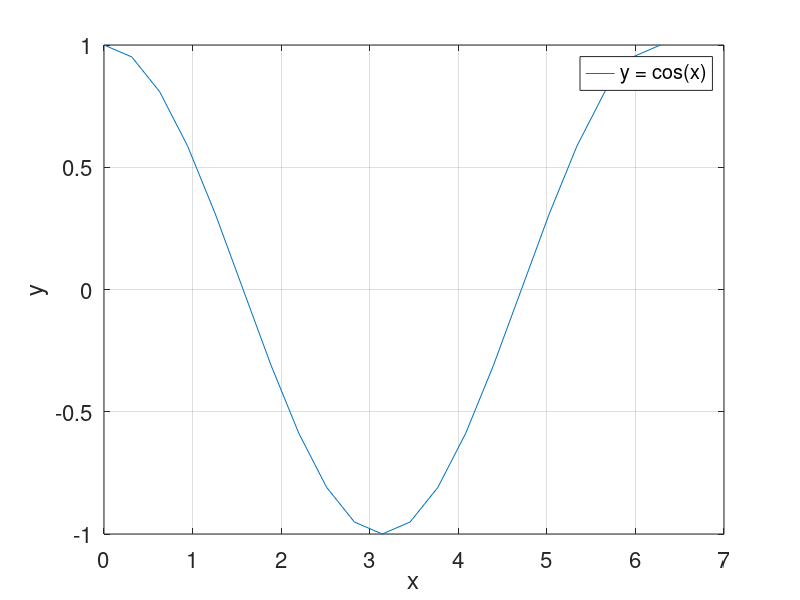
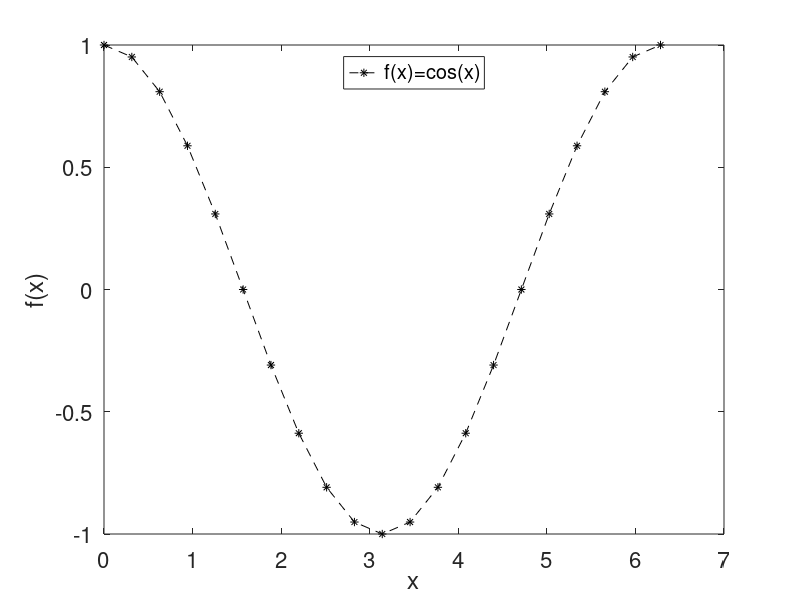

The MATLAB source for these figures, in order:
% Tutorial 01/29/2024


clear 
close all

%% use double percentage sign to separate "sections"
4 + 10
%
5 *10 + 6
%%
(6 + 6) / 3

%% The ans Variable
4 + 5
%%
ans
%%
ans + 10

%% Defining Your Own Variables
a = 10
%%
b = 20
%%
c = 30
%%
a
%%
the_average = (a + b + c) / 3

%% Listing Currently Defined Variables and Clearing Variables
clear % clear variables from memory 
%%
a = 5
%%
b = 6
%%
whos
%%
clear
whos

%% Suppressing results with semicolons
%%
a = 10;
b = 20;
c = 30;
d = 40;
%%
the_average = (a + b + c + d) / 4
%%
the_average;
%%
b
%%
e = 50
%%
the_blank_average = (a + b + c + d + e) / 5;
the_blank_average

%% Variable Names and Assigning Strings to Variables
%%
some_text = 'This is some text assigned to a variable!';
some_text
%%
a = 5;
b = '5';
a/b
%%
a*b

%-------------------------------------------------------

my_scalar = 3.1415

%% Creating Matrices in MATLAB
my_vector1 = [1, 5, 7]

%%
my_vector2 = [1; 5; 7]

%%
my_matrix = [8, 12, 19; 7, 3, 2; 12, 4, 23; 8, 1, 1]

%%
row_vector1 = [1 2 3]

%%
row_vector2 = [3 2 1]

%%
matrix_from_row_vec = [row_vector1 ; row_vector2]

%%
column_vector1 = [1;3]

%%
column_vector2 = [2;8]

%%
matrix_from_col_vec = [column_vector1 column_vector2]

%%
my_matrix = [8, 12, 19; 7, 3, 2; 12, 4, 23; 8, 1, 1]

%%
combined_matrix = [my_matrix, my_matrix]

%%
time = 0:100:2300

%%
time_dec = 2300:-100:0

%% Indexing Into a Matrix

%%
my_vector1 = [1 5 7]
%%
my_vector2 = [1; 5; 7]
%%
my_vector1(1)
%%
my_vector2(2)
%%
my_vector1(3)
%%
my_vector2(1)
%%
my_vector2(2)
%%
my_vector2(3)

%%
my_matrix = [8, 12, 19; 7, 3, 2; 12, 4, 23; 8, 1, 1]

%%
my_matrix(3,2)
%%
mat = [1  8 9 4 5 2 4 8
       9  3 7 4 8 2 8 8 
       1  2 9 4 6 2 3 4
      10  2 2 4 6 7 3 2
       3 12 3 3 2 8 4 9]
%%
new_mat = mat(2:4,4:7)
%%
new_mat
%%
new_mat(2,3) = 1999

%-----------------------------------------------------
%% Line Plots in Two Dimensions
simple_x_points = [1 2 3 4 5]
%%
simple_y_points = [25 0 20 5 15]
%%
plot(simple_x_points, simple_y_points);
%%
plot(simple_y_points, simple_x_points);

%%
plot(simple_x_points, simple_y_points);
xlabel('this is text describing the x-axis');
ylabel('this is text describing the y-axis');
title('this is text giving a title for the graph');
grid on;

%%
x_points = [-5 : .1 : 5];
y_points = x_points .^ 2;
plot(x_points,y_points);
xlabel('x-axis'); ylabel('y-axis'); title('A Parabola');
grid on

%% Multiple Plots and Subplots
x_points = [-10 : .05 : 10];
plot(x_points, exp(x_points));
%%
grid on
hold on
plot(x_points, exp(.95 .* x_points));
plot(x_points, exp(.85 .* x_points));
plot(x_points, exp(.75 .* x_points));
xlabel('x-axis'); ylabel('y-axis');
title('Comparing Exponential Functions');

%%
x_points = [-10 : .05 : 10];
line = 5 .* x_points;
parabola = x_points .^ 2;
exponential = exp(x_points);
absolute_value = abs(x_points);
subplot(2,2,1);plot(x_points,line);
title('Here is the line');
subplot(2,2,2);plot(x_points,parabola);
title('Here is the parabola');
subplot(2,2,3);plot(x_points,exponential);
title('Here is the exponential');
subplot(2,2,4);plot(x_points,absolute_value);
title('Here is the absolute value');

%% Line Plots in Three Dimensions
clf; % clear the figure
X = [10 20 30 40];
Y = [10 20 30 40];
Z = [0 210 70 500];
plot3(X,Y,Z); grid on;
xlabel('x-axis'); ylabel('y-axis'); zlabel('z-axis');
title('Pretty simple');

%% 
Z = [0 : pi/50 : 10*pi];
X = exp(-.2.*Z).*cos(Z);
Y = exp(-.2.*Z).*sin(Z);
plot3(X,Y,Z); grid on;
xlabel('x-axis'); ylabel('y-axis'); zlabel('z-axis');...
title('A little more interesting!');

%% Three-Dimensional Surface Mesh Plots
x_points = [-10 : 1 : 10];
y_points = [-10 : 4 : 10];
[X, Y] = meshgrid(x_points,y_points);
Z = X.^2 + Y.^2;
mesh(X,Y,Z); xlabel('x-axis'); ...
ylabel('y-axis');zlabel('z-axis');
%-------------------------------------------------------

%% logical operators
% 'AND' &&
% 'OR'  ||
% 'NOT' ~
a = 4;
b = -8;
(a > 0) && (b>0)
(a > 0) || (b>0)
(a > 0) && ~(b>0)

%% for loop
% calculate 1+2+...+100

s = 0;
for i = 1:100
    s = s+i;
end

fprintf('The sum is %i\n',s)
save("-ascii", "test.dat", "s");
%%

% Remark:
% You can create a PDF or HTML version of this MATLAB file by 
% choosing opening it in the MATLAB Editor and choosing "File > Publish ..."



%% basic algebra

x = 5; y = 10; 

a = x*y; b = x/y; c = mod(y,x);

fprintf('x times y = %i\n',a)       % fprintf is for screen output
fprintf('x divided by y = %g\n',b)  % \n is for a line change
fprintf('y mod x = %d\n',c)         % we use  '  ' for char strings.

%% basic plot

x = 0:0.1*pi:2*pi;      % create an array for x with dx = 0.1pi
y = cos(x);             % let y = cos(x)
f = @(x) cos(x);        % we can also define a function


figure(1);              % used for different window
plot(x,y);             
grid on                 % default is off 
xlabel('x')             % name the axes
ylabel('y')
legend('y = cos(x)')    % legend
set(gca,'fontsize',16)  % set fontsize

figure(2);
plot(x,f(x),'k--*')
% grid on
xlabel('x')
ylabel('f(x)')
% legend can be adjusted easily
legend('f(x)=cos(x)','location','north')
set(gca,'fontsize',16)  % set fontsize

%%

% for loop
sum = 0;
prod = 1;
for i = 1:10
    sum = sum + i;
    prod = prod*i;
end
fprintf('Sum of integers from 1 to 10 is %i\n', sum)
fprintf('Product of integers from 1 to 10 is %i\n', prod)
fprintf('10! = %i\n',factorial(10))

%% Calculate Partial sums

sum = 0;

% for loop

for n = 0:10
    sum = sum + (-1)^n/(2*n+1);

fprintf('the %i th partial sum is %.4f\n',n,sum);
end

%%

% matrices
A = magic(5);       % create a random matrix with elements from 1 to 25
B = zeros(5);       % zero matrix of size 5x5
C = ones(5);        % 5x5 matrix with all ones
D = eye(5);        % identity matrix of size 5x5

E = A+B; F = A*B; 
G = A\D;          % This means that G * A = D i.e. G = D*inv(A)

%% if...then... statement

a = [1 2 3 4 5 ];

for i = 1:length(a)
    if (a(i)^2 >5)
        fprintf('%i square is greater than 5\n',a(i));
    else
        fprintf('%i square is not greater than 5\n',a(i));
    end
end

%% while loop

x = 100;
k = 0;

while(x~=0)
 x = x-1;
 k = k+1
end


